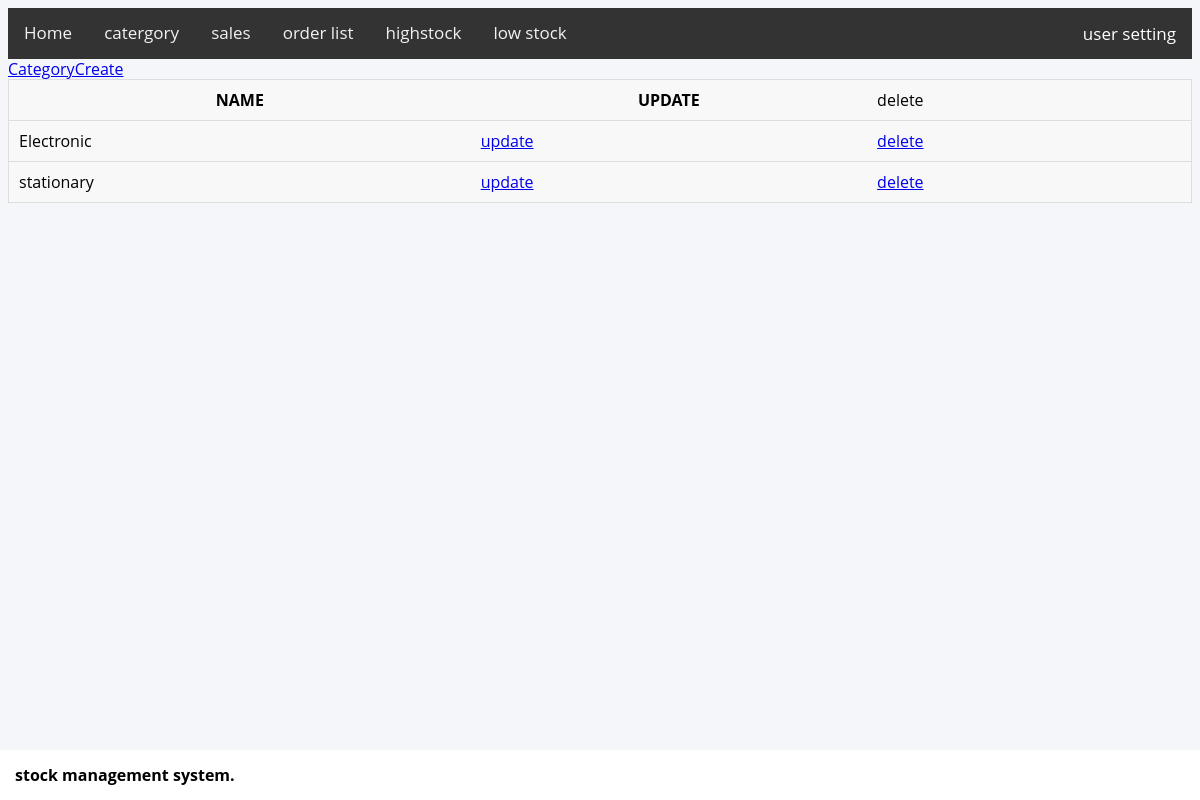
Page /CategoryList/ (signed in) on the earlier database version.
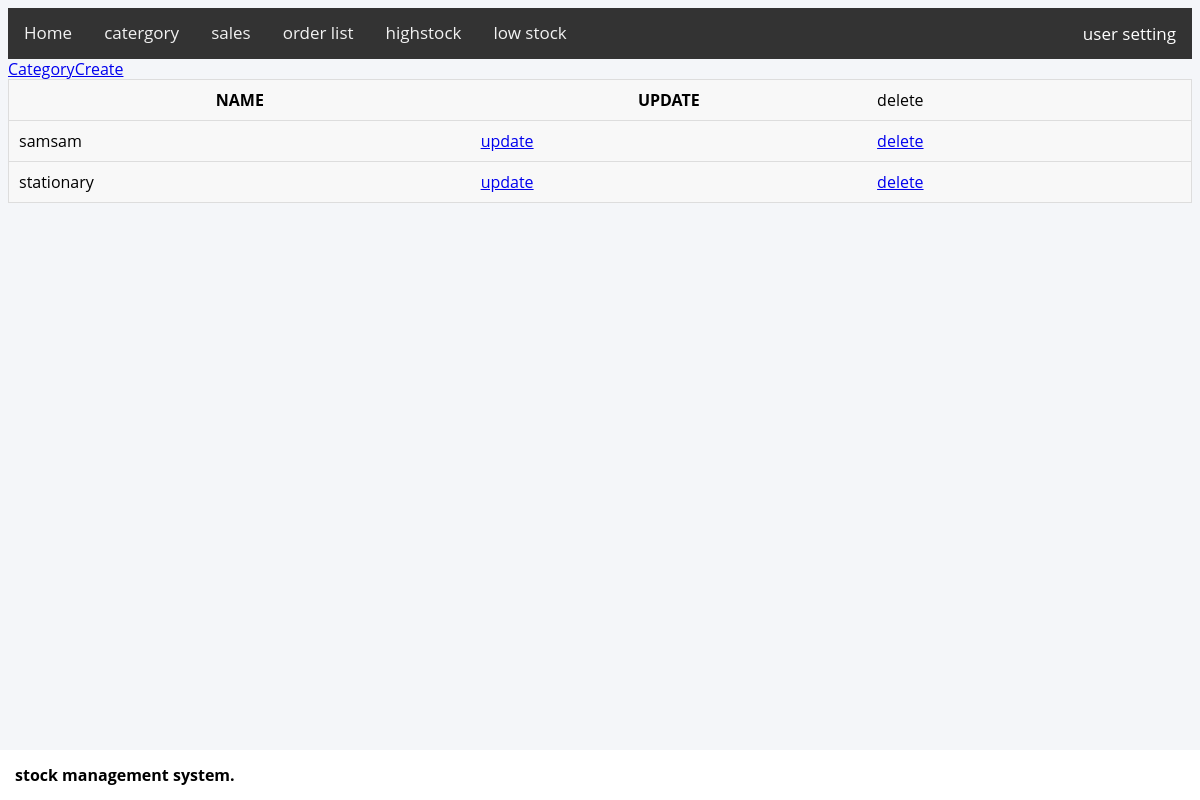
Same page on the later database version.
### goodies/models.py (models this page shows, shortened)
class Catergory(models.Model):
    name = models.CharField(max_length=50, unique=True)

### goodies/views.py (the view)
# urls.py: path('CategoryList/', views.CategoryList.as_view(), name='CategoryList'),
class CategoryList(LoginRequiredMixin, ListView):
    login_url = '/accounts/login/'
    model = Catergory
    context_object_name = "category_data"
    template_name = 'goodies/categories.html'

### goodies/templates/goodies/categories.html (shortened to what this page needs)
{%extends 'goodies/base.html'%}
{%block content%}
<a href ="{% url 'CategoryCreate' %}">
    CategoryCreate
</a>
<table>
    <tr>
        <th>
            name
        </th>
        <th>
            update
        </th>
        <td>
            delete
        </td>
    </tr>
    {%for data in category_data%}
    <tr>
        <td>
            {{data.name}}
        </td>
        <td>
            <a href ="{% url 'CategoryUpdate' data.id %}">
                update
            </a>
        </td>
        <td>
            <a href ="{% url 'DeleteCategory' data.id %}">
                delete
            </a>
        </td>
    </tr>
    {%endfor%}
</table>
{%endblock%}

Differences in the rows shown:
changed Catergory: name "Electronic" → "samsam"
